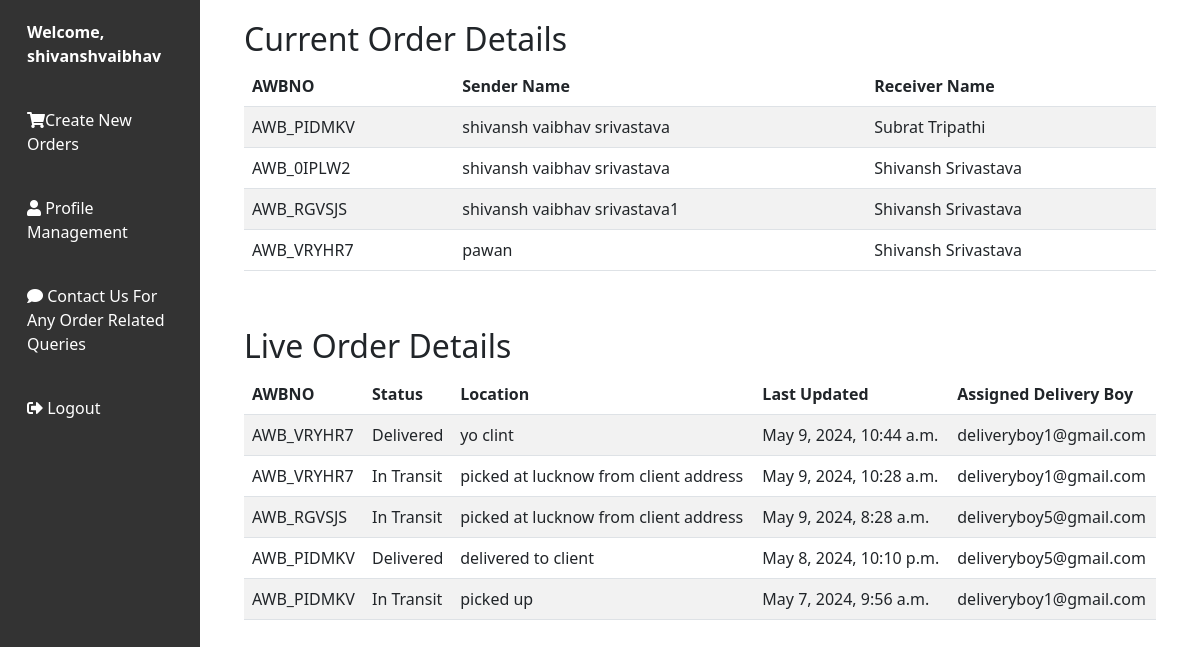
The app's page /userManagement/user_dashboard/ (signed in) with its own data.
### BranchesInfo/models.py (models this page shows, shortened)
class Data_Records(models.Model):
    AWBNO = models.CharField(max_length=10, primary_key=True)
    Sender_Name = models.CharField(max_length=100, null=True)
    Sender_Address = models.CharField(max_length=100, null=True)
    Sender_Contact_No = models.CharField(max_length=15, null=True)
    Sender_City = models.CharField(max_length=30, null=True)
    sender_state = models.CharField(max_length=30, null=True)
    Receiver_Name = models.CharField(max_length=100, null=False)
    Receiver_Address = models.CharField(max_length=100, null=True)
    Receiver_Contact_No = models.CharField(max_length=15, null=True)
    Receiver_City = models.CharField(max_length=30, null=True)
    receiver_state = models.CharField(max_length=30, null=True)
    Book_date = models.DateTimeField(null=False)
    Weight = models.CharField(max_length=10, null=True)
    Distance = models.DecimalField(max_digits=10, decimal_places=2, null=True)
    Price = models.CharField(max_length=10, null=True)
    POD_Flag = models.CharField(max_length=20, null=True)
    Print_Flag = models.CharField(max_length=20, null=True)
    Pin_Number = models.CharField(max_length=10, null=True)
    State = models.CharField(max_length=30, null=True)
    Country = models.CharField(max_length=30, null=True)
    Sender_Branch_CD = models.IntegerField(null=True)
    Receiver_Branch_CD  = models.IntegerField(null=True)
    Type = models.CharField(max_length=50, null=True)
    Payment_Method = models.CharField(max_length=50)
    Client_Id = models.ForeignKey(Client, on_delete=models.CASCADE, related_name='client_orders', null=True)
    Alert_Flag = models.CharField(max_length=20, null=True)
    order_type = models.CharField(max_length=30, null=True)

### packetTrackingSystem/models.py (models this page shows, shortened)
class Live_Updates(models.Model):
    AWBNO = models.CharField(max_length=50)
    transit_status = models.CharField(max_length=100, default='Not Picked Up From Source.')
    update_location = models.CharField(max_length=100)
    last_update_time = models.DateTimeField(null=False)
    Delivery_Boy_Name = models.CharField(max_length=100, null=True)

### userManagement/views.py (the view)
# urls.py: path('user_dashboard/', views.user_dashboard, name='user_dashboard'),
def user_dashboard(request):
    try:
        session_id = request.session.get('Client_Id')
        username = request.session.get('Client_Name')
        if session_id is not None:
            print("Session ID of the user from dashboard function :", session_id)
            print("Session username of the user from dashboard function :", username)
            user_orders = Data_Records.objects.filter(Client_Id=session_id)
            live_updates = Live_Updates.objects.filter(AWBNO__in=[order.AWBNO for order in user_orders]).order_by('-last_update_time')
            return render(request, 'user_dashboard.html', {'user_orders': user_orders, 'username': username, 'live_updates': live_updates})
    except KeyError:
        print("Session key not found")
    return redirect('user_login_form')

### userManagement/templates/user_dashboard.html (shortened to what this page needs)
<!DOCTYPE html>
<html lang="en">
    {% load static %}
<head>
    <link href="https://cdnjs.cloudflare.com/ajax/libs/bootstrap/5.3.0/css/bootstrap.min.css" rel="stylesheet">
</head>
<body>
    <div class="container-fluid">
        <div class="row">
            <nav class="col-md-3 col-lg-2 d-md-block sidebar">
                <div class="user-info">
                    Welcome, {{ username }}
                </div>
                <a href="{% url 'userManagement:client_order'%}"><i class="fas fa-shopping-cart"></i>Create New Orders</a>
                <a href="{% url 'userManagement:profile_management' %}"><i class="fas fa-user"></i> Profile Management</a>
                <a href="{% url 'userManagement:feedback'%}"><i class="fas fa-comment"></i> Contact Us For Any Order Related Queries</a>
                <a href="{% url 'userManagement:logout_view' %}" class="logout"><i class="fas fa-sign-out-alt"></i> Logout</a>
            </nav>
            <main class="col-md-9 ms-sm-auto col-lg-10 px-md-4">
<div class="order-details">
    <h2>Current Order Details</h2>
    {% if user_orders %}
    <div class="table-responsive">
        <table class="table table-striped">
            <thead>
                <tr>
                    <th>AWBNO</th>
                    <th>Sender Name</th>
                    <th>Receiver Name</th>
                </tr>
            </thead>
            <tbody>
                {% for order in user_orders %}
                <tr>
                    <td>{{ order.AWBNO }}</td>
                    <td>{{ order.Sender_Name }}</td>
                    <td>{{ order.Receiver_Name }}</td>
                </tr>
                {% empty %}
                <tr>
                    <td colspan="3">No current orders found.</td>
                </tr>
                {% endfor %}
            </tbody>
        </table>
    </div>
    {% else %}
    <p>No current orders found.</p>
    {% endif %}
</div>
<div class="order-details">
    <h2>Live Order Details</h2>
    <div class="table-responsive">
        <table class="table table-striped">
            <thead>
                <tr>
                    <th>AWBNO</th>
                    <th>Status</th>
                    <th>Location</th>
                    <th>Last Updated</th>
                    <th>Assigned Delivery Boy</th>
                </tr>
            </thead>
            <tbody>
                {% for update in live_updates %}
                <tr>
                    <td>{{ update.AWBNO }}</td>
                    <td>{{ update.transit_status }}</td>
                    <td>{{ update.update_location }}</td>
                    <td>{{ update.last_update_time }}</td>
                    <td>{{ update.Delivery_Boy_Name }}</td>
                </tr>
                {% empty %}
                <tr>
                    <td colspan="4">No live updates available.</td>
                </tr>
                {% endfor %}
            </tbody>
        </table>
    </div>
</div>
            </main>
        </div>
    </div>
    <link href="https://cdnjs.cloudflare.com/ajax/libs/font-awesome/5.15.4/css/all.min.css" rel="stylesheet">
</body>
</html>

### userManagement/templates/user_dashboard.html (style rules this page uses)
.sidebar { background-color: #333; color: #fff; height: 100vh; position: fixed; top: 0; left: 0; overflow-y: auto; }
.sidebar a { padding: 20px 15px; text-decoration: none; color: #fff; display: block; }
.logout { padding: 20px 15px; text-decoration: none; color: #fff; display: block; }
.user-info { padding: 20px 15px; font-weight: bold; }
.order-details { padding: 20px; }

### records on screen
Data_Records: AWBNO "AWB_PIDMKV", Sender_Name "shivansh vaibhav srivastava", Receiver_Name "Subrat Tripathi"
Data_Records: AWBNO "AWB_0IPLW2", Sender_Name "shivansh vaibhav srivastava", Receiver_Name "Shivansh Srivastava"
Data_Records: AWBNO "AWB_RGVSJS", Sender_Name "shivansh vaibhav srivastava1", Receiver_Name "Shivansh Srivastava"
Data_Records: AWBNO "AWB_VRYHR7", Sender_Name "pawan", Receiver_Name "Shivansh Srivastava"
Live_Updates: AWBNO "AWB_VRYHR7", transit_status "Delivered", update_location "yo clint", last_update_time "May 9, 2024, 10:44 a.m.", Delivery_Boy_Name "deliveryboy1@gmail.com"
Live_Updates: AWBNO "AWB_VRYHR7", transit_status "In Transit", update_location "picked at lucknow from client address", last_update_time "May 9, 2024, 10:28 a.m.", Delivery_Boy_Name "deliveryboy1@gmail.com"
Live_Updates: AWBNO "AWB_RGVSJS", transit_status "In Transit", update_location "picked at lucknow from client address", last_update_time "May 9, 2024, 8:28 a.m.", Delivery_Boy_Name "deliveryboy5@gmail.com"
Live_Updates: AWBNO "AWB_PIDMKV", transit_status "Delivered", update_location "delivered to client", last_update_time "May 8, 2024, 10:10 p.m.", Delivery_Boy_Name "deliveryboy5@gmail.com"
Live_Updates: AWBNO "AWB_PIDMKV", transit_status "In Transit", update_location "picked up", last_update_time "May 7, 2024, 9:56 a.m.", Delivery_Boy_Name "deliveryboy1@gmail.com"

### other values on screen
{{ username }} "shivanshvaibhav"
